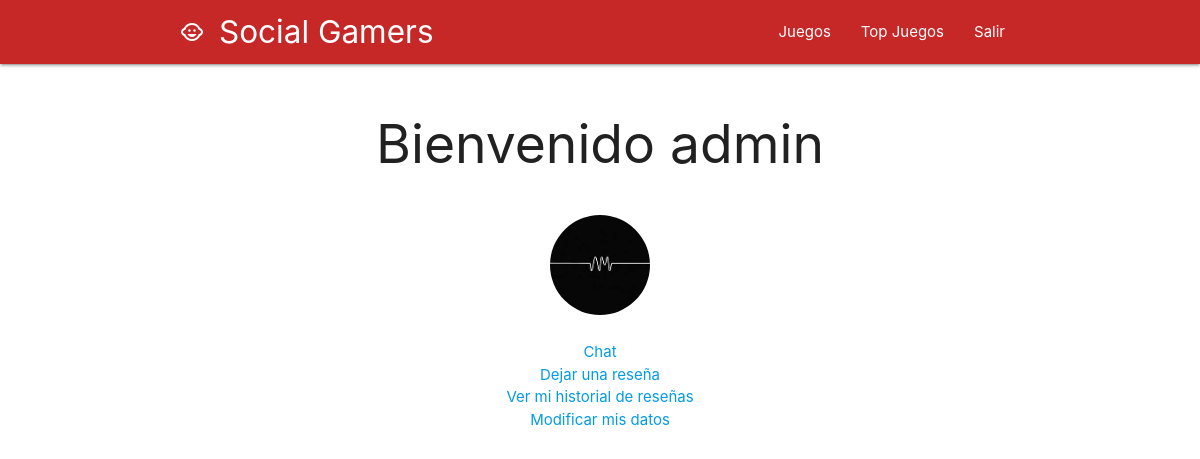
Screenshot of /php/OPSesion/sesion.php (signed in) with the database file from the repository.
### tables this page shows
CREATE TABLE `usuarios` (
  `id` int(3) NOT NULL,
  `nombre` varchar(50) DEFAULT NULL,
  `pass` varchar(50) DEFAULT NULL,
  `foto` text
);

### php/OPSesion/sesion.php (the view, shortened to what this page needs)
<!DOCTYPE html>
<html>
<head>
  <link rel="stylesheet" type="text/css" href="../../common/css/materialize.css">
  <link rel="stylesheet" type="text/css" href="../../common/css/estilo.css">
</head>
<body>
<nav class="red darken-3">
    <div class="nav-wrapper container">
      <a id="logo-container" href="#" class="brand-logo">
        <i class="large material-icons">child_care</i>
         Social Gamers
      </a>
      <ul class="right hide-on-med-and-down">
        <li><a href="../../juegos.php">Juegos</a></li>
        <li><a href="../../destacados.php">Top Juegos</a></li>
        <li><a href="../conexion/salir.php">Salir</a></li>
      </ul>
    </div>
    </nav>
<?php
    require("../conexion/conn.php");
    $nom = $_SESSION['u_usuario'];
    $us = $conexion->query('SELECT * FROM usuarios WHERE nombre = "'.$nom.'"')
    or die($conexion->error);
    if($u = $us->fetch_array()){
?>
<div class="section">
  <div class="container">
    <div class="row center">
         <h2 class="header center">Bienvenido <?php echo $u['nombre'] ?></h2>
    </div>
    <div class="row center">
      <img src="../../common/foto/usuarios/<?php echo $u['foto'] ?>" class="cirfoto center">
    </div>
    <div class="row center">
      <div class="col s12">
        <a href="../OPchat/index.php">Chat</a>
      </div>
      <div class="col s12">
        <a href="../../juegos.php">Dejar una reseña</a>
      </div>
      <div class="col s12">
        <a href="reseñas.php">Ver mi historial de reseñas</a>
      </div>
      <div>
        <a href="../admin/delmodus/modificarUsuario.php?id=<?php echo $u['id'] ?>">Modificar mis datos</a>
      </div>
    </div>
  </div>
</div>
<?php
    }else{
      echo "No hay nadie";
    }
?>
</body>
</html>

### common/css/estilo.css (style rules this page uses)
.cirfoto { margin: 0 auto; padding: 0 auto; width: 100px ; height: 100px ; border-radius: 50%; }

### rows the page displays
usuarios: nombre "admin", foto (picture)
